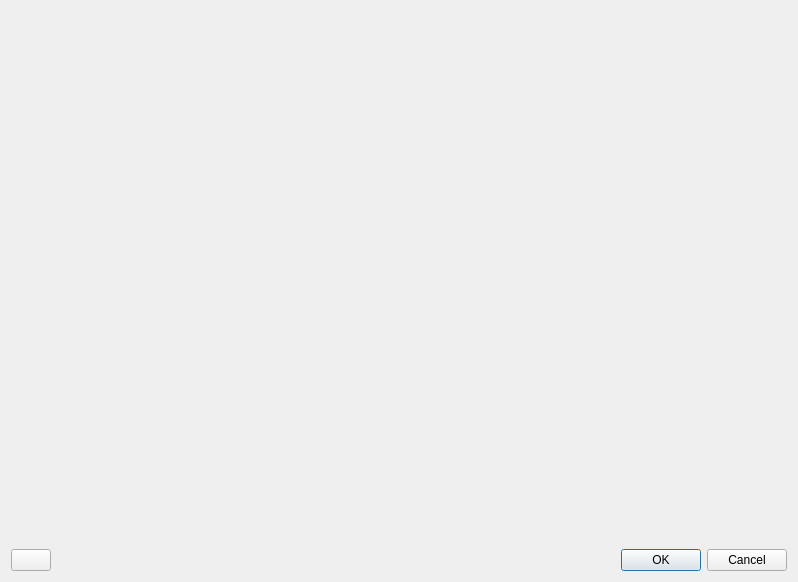
<?xml version="1.0" encoding="UTF-8"?>
<ui version="4.0">
 <class>Dialog</class>
 <widget class="QDialog" name="Dialog">
  <property name="windowModality">
   <enum>Qt::WindowModal</enum>
  </property>
  <property name="geometry">
   <rect>
    <x>0</x>
    <y>0</y>
    <width>798</width>
    <height>582</height>
   </rect>
  </property>
  <property name="windowTitle">
   <string>Dialog</string>
  </property>
  <layout class="QVBoxLayout" name="verticalLayout">
   <item>
    <widget class="QgsExpressionBuilderWidget" name="mExpressionBuilderWidget">
     <property name="sizePolicy">
      <sizepolicy hsizetype="Preferred" vsizetype="Expanding">
       <horstretch>0</horstretch>
       <verstretch>0</verstretch>
      </sizepolicy>
     </property>
    </widget>
   </item>
   <item>
    <layout class="QHBoxLayout" name="horizontalLayout">
     <item>
      <widget class="QPushButton" name="btnFilterForm">
       <property name="text">
        <string/>
       </property>
      </widget>
     </item>
     <item>
      <widget class="QDialogButtonBox" name="buttonBox">
       <property name="orientation">
        <enum>Qt::Horizontal</enum>
       </property>
       <property name="standardButtons">
        <set>QDialogButtonBox::Cancel|QDialogButtonBox::Ok</set>
       </property>
      </widget>
     </item>
    </layout>
   </item>
  </layout>
 </widget>
 <customwidgets>
  <customwidget>
   <class>QgsExpressionBuilderWidget</class>
   <extends>QWidget</extends>
   <header>qgsexpressionbuilderwidget.h</header>
   <container>1</container>
  </customwidget>
 </customwidgets>
 <resources/>
 <connections>
  <connection>
   <sender>buttonBox</sender>
   <signal>accepted()</signal>
   <receiver>Dialog</receiver>
   <slot>accept()</slot>
   <hints>
    <hint type="sourcelabel">
     <x>248</x>
     <y>254</y>
    </hint>
    <hint type="destinationlabel">
     <x>157</x>
     <y>274</y>
    </hint>
   </hints>
  </connection>
  <connection>
   <sender>buttonBox</sender>
   <signal>rejected()</signal>
   <receiver>Dialog</receiver>
   <slot>reject()</slot>
   <hints>
    <hint type="sourcelabel">
     <x>316</x>
     <y>260</y>
    </hint>
    <hint type="destinationlabel">
     <x>286</x>
     <y>274</y>
    </hint>
   </hints>
  </connection>
 </connections>
</ui>
